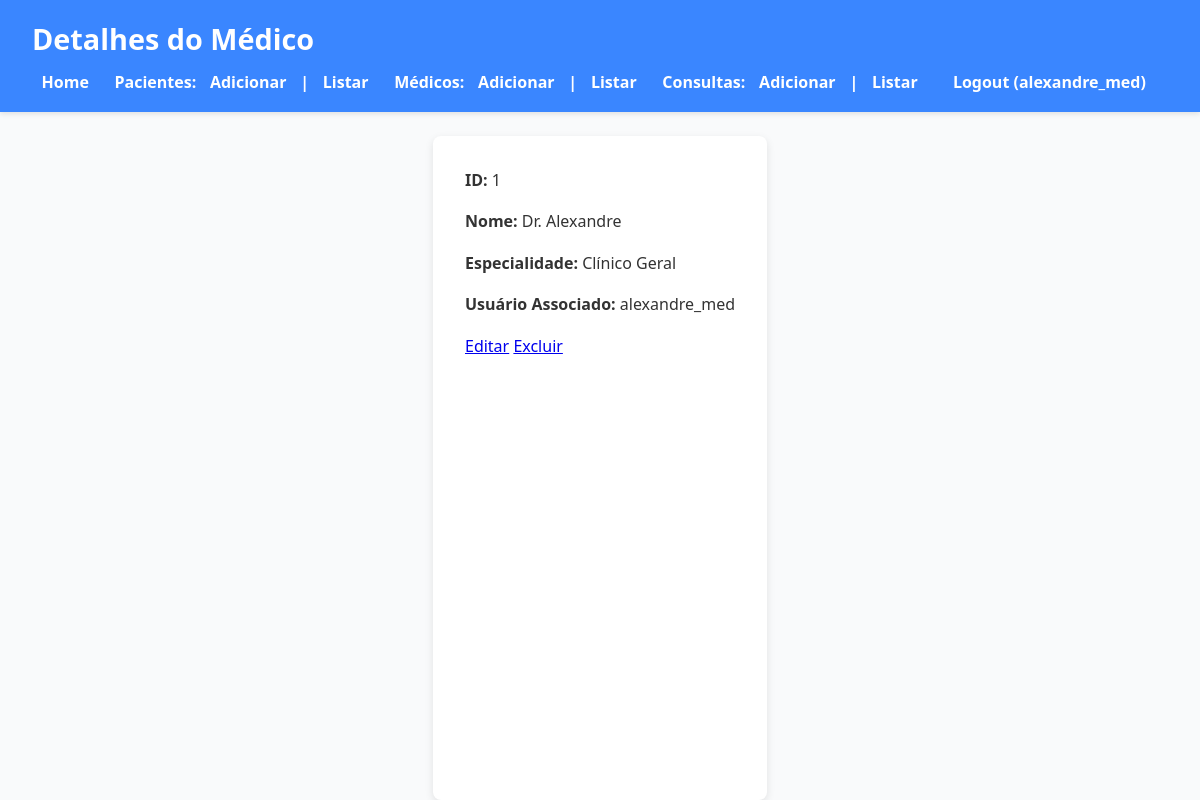
The app's page /php/read-medico.php?id=1 (signed in) with its own data.
### tables this page shows
CREATE TABLE medicos (
    id INT AUTO_INCREMENT PRIMARY KEY,
    nome VARCHAR(100) NOT NULL,
    especialidade VARCHAR(100) NOT NULL,
    usuario_id INT,
    FOREIGN KEY (usuario_id) REFERENCES usuarios(id) ON DELETE SET NULL
);

CREATE TABLE usuarios (
    id INT AUTO_INCREMENT PRIMARY KEY,
    username VARCHAR(50) NOT NULL UNIQUE,
    password VARCHAR(255) NOT NULL
);

### php/read-medico.php (the view, shortened to what this page needs)
<?php
require_once 'db.php';
$id = $_GET['id'];
$stmt = $pdo->prepare("SELECT medicos.*, usuarios.username FROM medicos LEFT JOIN usuarios ON medicos.usuario_id = usuarios.id WHERE medicos.id = ?");
$stmt->execute([$id]);
$medico = $stmt->fetch(PDO::FETCH_ASSOC);
?>
<!DOCTYPE html>
<html lang="pt-BR">
<head>
    <link rel="stylesheet" href="../css/style.css">
</head>
<body>
    <header>
        <h1>Detalhes do Médico</h1>
        <nav>
            <ul>
                <li><a href="index.php">Home</a></li>
                <?php if (isset($_SESSION['user_id'])): ?>
                    <li>Pacientes:
                        <a href="/php/create-paciente.php">Adicionar</a> |
                        <a href="/php/index-paciente.php">Listar</a>
                    </li>
                    <li>Médicos:
                        <a href="/php/create-medico.php">Adicionar</a> |
                        <a href="/php/index-medico.php">Listar</a>
                    </li>
                    <li>Consultas:
                        <a href="/php/create-consulta.php">Adicionar</a> |
                        <a href="/php/index-consulta.php">Listar</a>
                    </li>
                    <li><a href="/php/logout.php">Logout (<?= $_SESSION['username'] ?>)</a></li>
                <?php else: ?>
                    <li><a href="/php/user-login.php">Login</a></li>
                    <li><a href="/php/user-register.php">Registrar</a></li>
                <?php endif; ?>
            </ul>
        </nav>
    </header>
    <main>
        <?php if ($medico): ?>
            <p><strong>ID:</strong> <?= $medico['id'] ?></p>
            <p><strong>Nome:</strong> <?= $medico['nome'] ?></p>
            <p><strong>Especialidade:</strong> <?= $medico['especialidade'] ?></p>
            <p><strong>Usuário Associado:</strong> <?= $medico['username'] ?></p>
            <p>
                <a href="update-medico.php?id=<?= $medico['id'] ?>">Editar</a>
                <a href="delete-medico.php?id=<?= $medico['id'] ?>" onclick="return confirm('Tem certeza que deseja excluir este médico?');">Excluir</a>
            </p>
        <?php else: ?>
            <p>Médico não encontrado.</p>
        <?php endif; ?>
    </main>
</body>
</html>

### css/style.css (style rules this page uses)
* { margin: 0; padding: 0; box-sizing: border-box; font-family: 'Segoe UI', Tahoma, Geneva, Verdana, sans-serif; }
body { background-color: #f9fafb; color: #333; line-height: 1.6; min-height: 100vh; display: flex; flex-direction: column; }
header { background-color: #3a86ff; color: white; padding: 1rem 2rem; box-shadow: 0 2px 5px rgba(0,0,0,0.1); }
header h1 { font-size: 1.8rem; }
nav ul { list-style: none; display: flex; gap: 1rem; margin-top: 0.5rem; flex-wrap: wrap; }
nav ul li { font-weight: 600; }
nav ul li a { color: white; text-decoration: none; padding: 0.3rem 0.6rem; border-radius: 4px; transition: background-color 0.3s ease; }
main { flex-grow: 1; padding: 2rem; max-width: 900px; margin: 0 auto; background-color: white; border-radius: 8px; box-shadow: 0 3px 8px rgba(0,0,0,0.1); margin-top: 1.5rem; }
p { margin-bottom: 1rem; }

### records on screen
medicos: id "1", nome "Dr. Alexandre", especialidade "Clínico Geral", usuario.username "alexandre_med"

### other values on screen
$_SESSION['username'] "alexandre_med"
